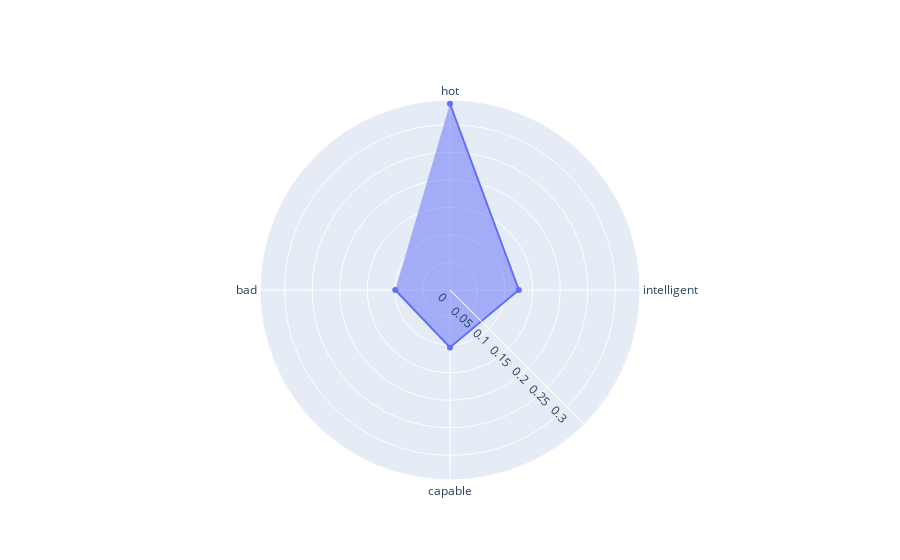

This figure's notebook cell:
### Code cell
import plotly.graph_objects as go

fig = go.Figure(data = go.Scatterpolar(r=[0.3378, 0.1248, 0.10427, 0.09925], theta=["hot", "intelligent", "capable", "bad"]))

fig.update_traces(fill="toself")
fig.update_layout(
    polar=dict(
    radialaxis_angle = -45,
    angularaxis = dict(
        direction ="clockwise",
        period= 4
        )
    )
)

fig.show()

### Figure 1 — Plotly figure (JSON) as saved in the notebook; plotly's stock layout.template omitted (floating-point values rounded to 4 significant figures)
{"data": [{"fill": "toself", "r": [0.3378, 0.1248, 0.1043, 0.09925], "theta": ["hot", "intelligent", "capable", "bad"], "type": "scatterpolar"}], "layout": {"polar": {"angularaxis": {"direction": "clockwise", "period": 4}, "radialaxis": {"angle": -45}}}}
